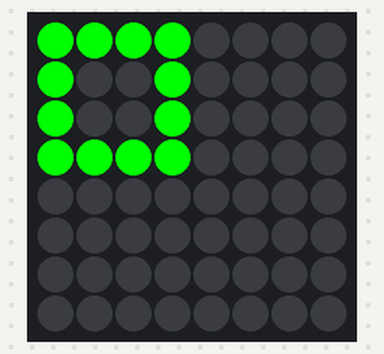
Bench run of a sketch on a simulated ESP32. Shown: 8×8 RGB LED matrix (first LED top left, wired row by row).

Above: at 0.1 s.

The sketch:

esp_NeoMatrix_Starter.ino
```cpp
/**
 * esp_neoMatrix is the starter project for connecting an 8x8 rgb LED neomatrix
 * display to an esp32.
 */

#include <Adafruit_GFX.h>
#include <FastLED.h>
#include <FastLED_NeoMatrix.h>

#define PIN 21
#define mw 8 //amount of pixels width
#define mh 8 //amount of pixels height
#define NUMMATRIX (mw*mh)
CRGB matrixleds[NUMMATRIX];

FastLED_NeoMatrix *matrix = new FastLED_NeoMatrix(matrixleds, mw, mh, mw/8, 1,
  NEO_MATRIX_TOP     + NEO_MATRIX_RIGHT +
    NEO_MATRIX_COLUMNS + NEO_MATRIX_PROGRESSIVE );


void setup() {
  FastLED.addLeds<NEOPIXEL,PIN>(matrixleds, NUMMATRIX);
  matrix->begin();
  matrix->setBrightness(255);
}

void loop() {
  matrix->drawRect(0,0,4,4, matrix->Color(0,255,0));
  matrix->show();//this sends data to the board
  delay(100);
}
```
